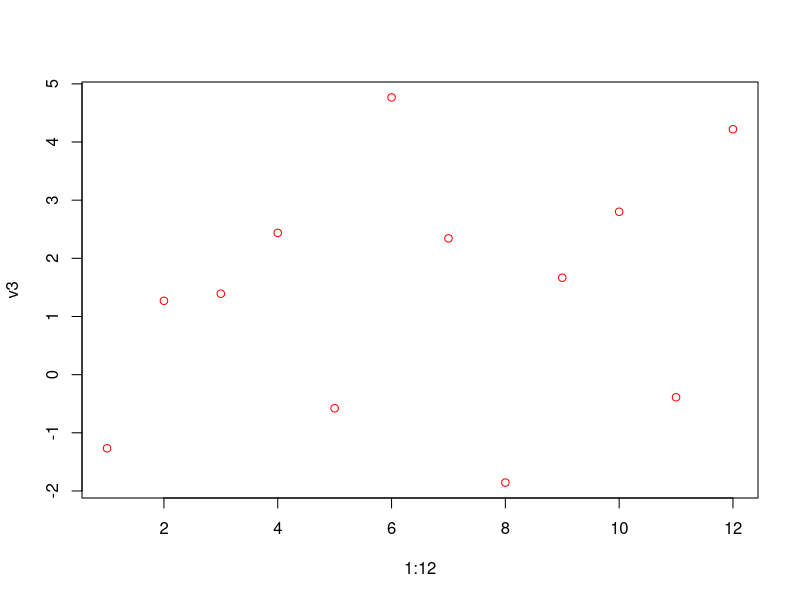

The R script that drew this image: (Note: this script raises an error after producing the figure.)
# Lecture019: Data Preprocessing - data.table package

library(data.table)

dt <-
    data.table(
        v1 = c(1, 2),
        v2 = LETTERS[1:3],
        v3 = round(rnorm(
            n = 12, mean = 2, sd = 2
        ), digits = 3),
        v4 = sample(1:20, 12)
    )
#    v1 v2     v3 v4
# 1:  1  A  1.972  8
# 2:  2  B  4.677 15
# 3:  1  C  4.098 17
# 4:  2  A -0.733 14
# 5:  1  B  4.739  2
# 6:  2  C  0.794 12
# 7:  1  A -1.312  1
# 8:  2  B -2.177  4
# 9:  1  C  0.162 16
# 10:  2  A  3.289  3
# 11:  1  B  1.963 13
# 12:  2  C  1.444 11

dt[3:5, ]
#    v1 v2     v3 v4
# 1:  1  C  4.098 17
# 2:  2  A -0.733 14
# 3:  1  B  4.739  2

dt[v2 == 'B']
#    v1 v2     v3 v4
# 1:  2  B  4.677 15
# 2:  1  B  4.739  2
# 3:  2  B -2.177  4
# 4:  1  B  1.963 13

dt[v2 %in% c('A', 'B')]
#    v1 v2     v3 v4
# 1:  1  A  1.972  8
# 2:  2  B  4.677 15
# 3:  2  A -0.733 14
# 4:  1  B  4.739  2
# 5:  1  A -1.312  1
# 6:  2  B -2.177  4
# 7:  2  A  3.289  3
# 8:  1  B  1.963 13

dt[, 1:3]
#    v1 v2     v3
# 1:  1  A  1.972
# 2:  2  B  4.677
# 3:  1  C  4.098
# 4:  2  A -0.733
# 5:  1  B  4.739
# 6:  2  C  0.794
# 7:  1  A -1.312
# 8:  2  B -2.177
# 9:  1  C  0.162
# 10:  2  A  3.289
# 11:  1  B  1.963
# 12:  2  C  1.444

dt[, v3]
# [1]  1.972  4.677  4.098 -0.733  4.739  0.794 -1.312 -2.177  0.162  3.289
# [11]  1.963  1.444

dt[, sum(v4)]
# [1] 116

dt[, list(sum_v4 = sum(v4), mean_v4 = mean(v4))]
#    sum_v4  mean_v4
# 1:    116 9.666667

dt[, list(sum_v3 = sum(v3), mean_v4 = mean(v4))]
#    sum_v3  mean_v4
# 1: 18.916 9.666667

dt[, list(v5 = v4 + 1, v6 = v3 - 1)]
#    v5     v6
# 1:  9  0.972
# 2: 16  3.677
# 3: 18  3.098
# 4: 15 -1.733
# 5:  3  3.739
# 6: 13 -0.206
# 7:  2 -2.312
# 8:  5 -3.177
# 9: 17 -0.838
# 10:  4  2.289
# 11: 14  0.963
# 12: 12  0.444
dt
#    v1 v2     v3 v4
# 1:  1  A  1.972  8
# 2:  2  B  4.677 15
# 3:  1  C  4.098 17
# 4:  2  A -0.733 14
# 5:  1  B  4.739  2
# 6:  2  C  0.794 12
# 7:  1  A -1.312  1
# 8:  2  B -2.177  4
# 9:  1  C  0.162 16
# 10:  2  A  3.289  3
# 11:  1  B  1.963 13
# 12:  2  C  1.444 11

dt[, {
    print(v2)
    plot(x = 1:12, y = v3, col = 'red')
}]

dt[, list(sum_v3 = sum(v3), mean_v4 = mean(v4)), by = v2]
#    v2 sum_v3 mean_v4
# 1:  A  3.216     6.5
# 2:  B  9.202     8.5
# 3:  C  6.498    14.0

dt[, list(sum_v3 = sum(v3), mean_v4 = mean(v4)), by = list(v2, v1)]
#    v2 v1 sum_v3 mean_v4
# 1:  A  1  0.660     4.5
# 2:  B  2  2.500     9.5
# 3:  C  1  4.260    16.5
# 4:  A  2  2.556     8.5
# 5:  B  1  6.702     7.5
# 6:  C  2  2.238    11.5

dt[1:8, list(sum_v3 = sum(v3), mean_v4 = mean(v4)), by = v2]
#    v2 sum_v3   mean_v4
# 1:  A -0.073  7.666667
# 2:  B  7.239  7.000000
# 3:  C  4.892 14.500000

# N
dt[, .N, by = list(v1, v2)]
#    v1 v2 N
# 1:  1  A 2
# 2:  2  B 2
# 3:  1  C 2
# 4:  2  A 2
# 5:  1  B 2
# 6:  2  C 2

dt[, v5 := v4 + 1]
dt
#    v1 v2     v3 v4 v5
# 1:  1  A  1.972  8  9
# 2:  2  B  4.677 15 16
# 3:  1  C  4.098 17 18
# 4:  2  A -0.733 14 15
# 5:  1  B  4.739  2  3
# 6:  2  C  0.794 12 13
# 7:  1  A -1.312  1  2
# 8:  2  B -2.177  4  5
# 9:  1  C  0.162 16 17
# 10:  2  A  3.289  3  4
# 11:  1  B  1.963 13 14
# 12:  2  C  1.444 11 12

dt[, c('v5', 'v6') := list(v3 + 1, v4 - 1)]
dt
#    v1 v2     v3 v4     v5 v6
# 1:  1  A  1.972  8  2.972  7
# 2:  2  B  4.677 15  5.677 14
# 3:  1  C  4.098 17  5.098 16
# 4:  2  A -0.733 14  0.267 13
# 5:  1  B  4.739  2  5.739  1
# 6:  2  C  0.794 12  1.794 11
# 7:  1  A -1.312  1 -0.312  0
# 8:  2  B -2.177  4 -1.177  3
# 9:  1  C  0.162 16  1.162 15
# 10:  2  A  3.289  3  4.289  2
# 11:  1  B  1.963 13  2.963 12
# 12:  2  C  1.444 11  2.444 1

Species
# Error: object 'Species' not found
attach(iris)
Species
# ok
detach(iris)
Species
# Error: object 'Species' not found

setkey(dt, v2)
dt[c('A', 'C')]
#    v1 v2     v3 v4     v5 v6
# 1:  1  A  1.972  8  2.972  7
# 2:  2  A -0.733 14  0.267 13
# 3:  1  A -1.312  1 -0.312  0
# 4:  2  A  3.289  3  4.289  2
# 5:  1  C  4.098 17  5.098 16
# 6:  2  C  0.794 12  1.794 11
# 7:  1  C  0.162 16  1.162 15
# 8:  2  C  1.444 11  2.444 10

dt[c('A', 'Z')]
#    v1 v2     v3 v4     v5 v6
# 1:  1  A  1.972  8  2.972  7
# 2:  2  A -0.733 14  0.267 13
# 3:  1  A -1.312  1 -0.312  0
# 4:  2  A  3.289  3  4.289  2
# 5: NA  Z     NA NA     NA NA

dt[c('A', 'Z'), nomatch = 0]
#    v1 v2     v3 v4     v5 v6
# 1:  1  A  1.972  8  2.972  7
# 2:  2  A -0.733 14  0.267 13
# 3:  1  A -1.312  1 -0.312  0
# 4:  2  A  3.289  3  4.289  2

dt[c('A', 'B'), sum(v4)]
# [1] 60
dt[c('A', 'B'), sum(v4), by = .EACHI]
#    v2 V1
# 1:  A 26
# 2:  B 34










